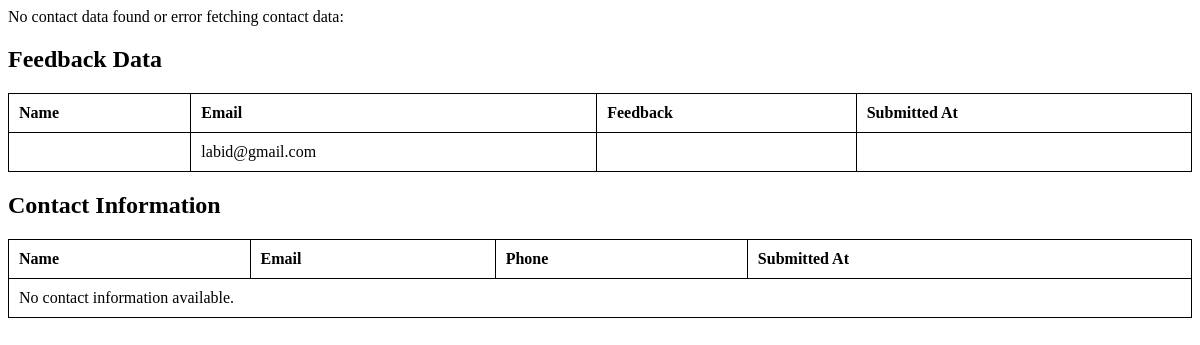
The app's page /admin.php, older data.
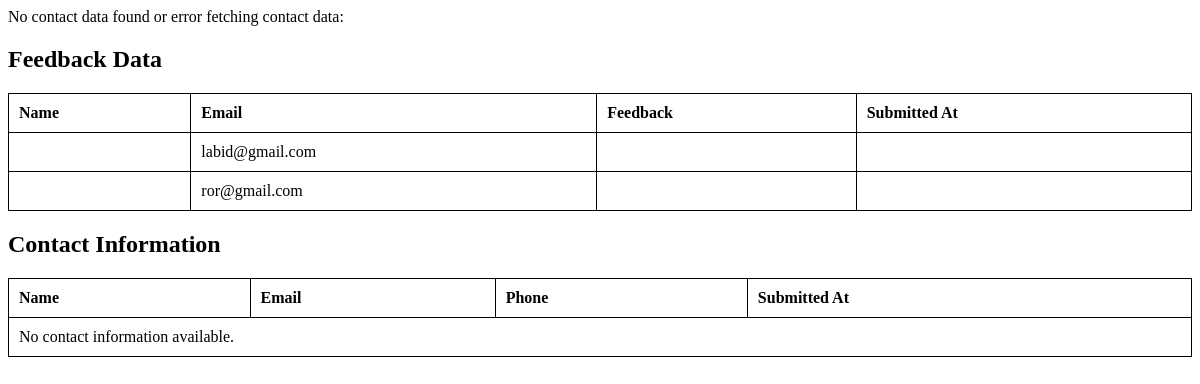
The same page, newer data.
### tables this page shows
CREATE TABLE `admin_db` (
  `id` int(255) NOT NULL,
  `fullname` varchar(255) NOT NULL,
  `email` varchar(255) NOT NULL,
  `password` varchar(255) NOT NULL
);

### admin.php (the view, shortened to what this page needs)
<?php
@include 'config.php';
$feedback = [];
$contacts = [];
$feedback_query = "SELECT * FROM admin_db";
$feedback_result = mysqli_query($conn, $feedback_query);
if ($feedback_result && mysqli_num_rows($feedback_result) > 0) {
    $feedback = mysqli_fetch_all($feedback_result, MYSQLI_ASSOC);
} else {
    echo "No feedback data found or error fetching feedback data: " . mysqli_error($conn);
}
?>
<!DOCTYPE html>
<html lang="en">
<head>
</head>
<body>
<h2>Feedback Data</h2>
<table>
    <tr>
        <th>Name</th>
        <th>Email</th>
        <th>Feedback</th>
        <th>Submitted At</th>
    </tr>
    <?php
    if (!empty($feedback)) {
        foreach ($feedback as $fb) {
            echo "<tr>
                    <td>{$fb['name']}</td>
                    <td>{$fb['email']}</td>
                    <td>{$fb['feedback_text']}</td>
                    <td>{$fb['submitted_at']}</td>
                  </tr>";
        }
    } else {
        echo "<tr><td colspan='4'>No feedback available.</td></tr>";
    }
    ?>
</table>
<h2>Contact Information</h2>
<table>
    <tr>
        <th>Name</th>
        <th>Email</th>
        <th>Phone</th>
        <th>Submitted At</th>
    </tr>
    <?php
    if (!empty($contacts)) {
        foreach ($contacts as $contact) {
            echo "<tr>
                    <td>{$contact['name']}</td>
                    <td>{$contact['email']}</td>
                    <td>{$contact['phone']}</td>
                    <td>{$contact['created_at']}</td>
                  </tr>";
        }
    } else {
        echo "<tr><td colspan='4'>No contact information available.</td></tr>";
    }
    ?>
</table>
</body>
</html>

### admin.php (style rules this page uses)
table { width: 100%; border-collapse: collapse; margin-bottom: 20px; }
table, th, td { border: 1px solid black; }
th, td { padding: 10px; text-align: left; }

Row changes from the older to the newer data that the page shows:
added admin_db: email "ror@gmail.com"
